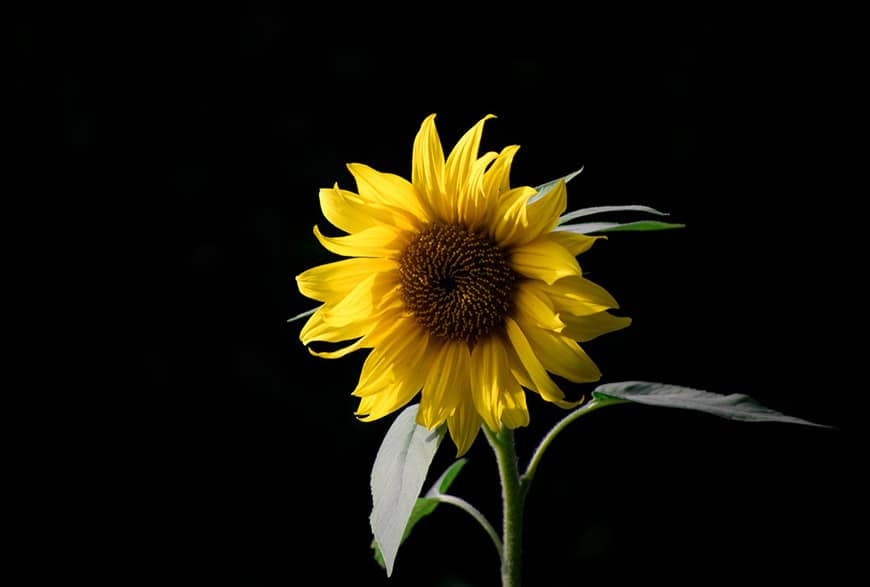
#> input picture Assignment_06/image1.jpg, 870 x 587 px
$ jupyter execute Maity,Rohit_Goutam_Assignment06.ipynb
#> lines starting #> are read from the running program, lines starting #| are printed output that depends on the picture; after the words box and inside, x2 and y2 are one past the last pixel; in counts of white or black regions, pixels touching at a corner belong together
# Part 1 – Erosion and Dilation

For each image, do the following main steps:

a) Read the image, convert to grayscale and display it.

b) Convert the image to binary using a mean-intensity threshold.

c) Chose a fixed structuring element (SE). You can use anything that you would like to try.

d) Use the SE from step c to apply twice an Erosion operation on the binary image from step b.

e) Use the SE from step c to apply twice a Dilation operation on the binary image from step b.

f) Compute and display the difference between the images from step d and step e.

g) In the report, analyze the differences between these images.

For every input image (you have 3 inputs, see Data), you must show: the input image, the grayscale image, binary image, binary image after two erosions, binary image after two dilations, and difference image.

[cell 1]
import cv2
import numpy as np
import matplotlib.pyplot as plt

# Image file names (Ensure these images exist in the working directory)
image_paths = ['image1.jpg', 'image2.jpg', 'image3.jpg']
titles = ['Light Object on Dark BG', 'Dark Object on Light BG', 'Random Image']

# Structuring Element (SE)
kernel = np.ones((3,3), np.uint8)  # 3x3 Square Kernel

# Display Original Images First
fig, ax = plt.subplots(1, 3, figsize=(15, 5))
for idx, img_path in enumerate(image_paths):
    img = cv2.imread(img_path)
#> img is the input picture: shape (587, 870, 3); mean B, G, R 6.4, 21.4, 25.5
    ax[idx].imshow(cv2.cvtColor(img, cv2.COLOR_BGR2RGB))
    ax[idx].set_title(f"Original Image {idx+1}")
    ax[idx].axis("off")
#> pass 2 of the loop `for idx, img_path in enumerate(image_paths):`:
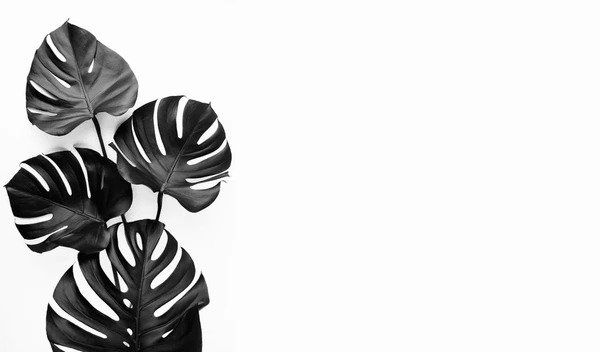
#> input picture Assignment_06/image2.jpg, 600 x 352 px
#> img is the input picture: shape (352, 600, 3); min 0, max 255, mean 213.7

plt.show()

# Process Each Image According to the Assignment Steps
for idx, img_path in enumerate(image_paths):
    # Step a: Read the image and convert to grayscale
    img = cv2.imread(img_path)
    gray = cv2.cvtColor(img, cv2.COLOR_BGR2GRAY)
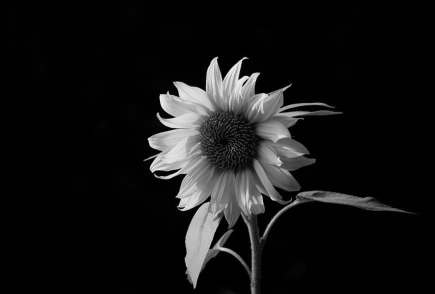
#> gray: shape (587, 870) (shown at 1/2 size); min 0, max 246, mean 20.9

    # Step b: Convert to binary using mean thresholding
    _, binary = cv2.threshold(gray, np.mean(gray), 255, cv2.THRESH_BINARY)
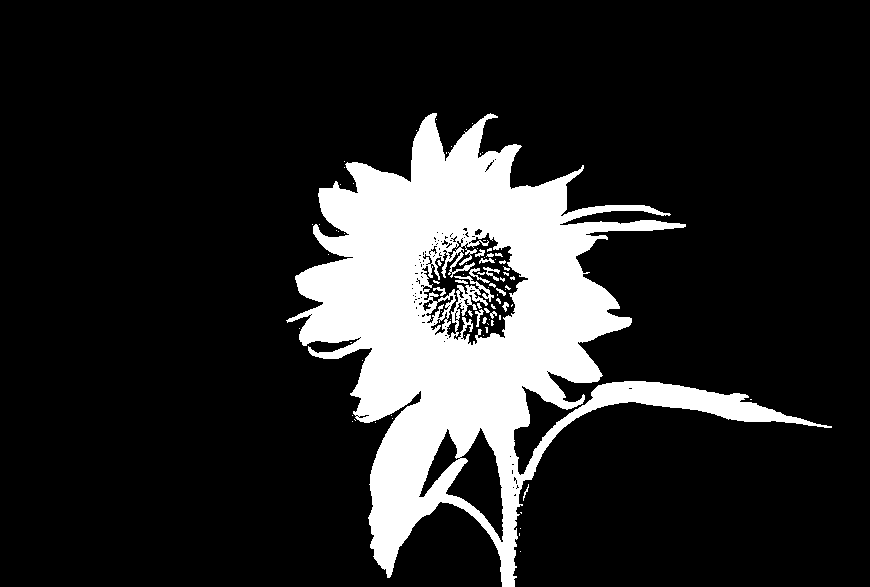
#> binary: shape (587, 870); 15.8% white; 85 white regions (69 under 20 px), largest, box (x1, y1, x2, y2) and area: (286, 113, 832, 587) 79502, (483, 267, 500, 281) 87, (469, 268, 490, 283) 84

    # Step d: Apply Erosion Twice
    eroded = cv2.erode(binary, kernel, iterations=2)
#> eroded: shape (587, 870); 12.7% white; 13 white regions (10 under 20 px), largest, box (x1, y1, x2, y2) and area: (298, 116, 678, 587) 61123, (518, 383, 802, 483) 3442, (415, 284, 419, 291) 22

    # Step e: Apply Dilation Twice
    dilated = cv2.dilate(binary, kernel, iterations=2)
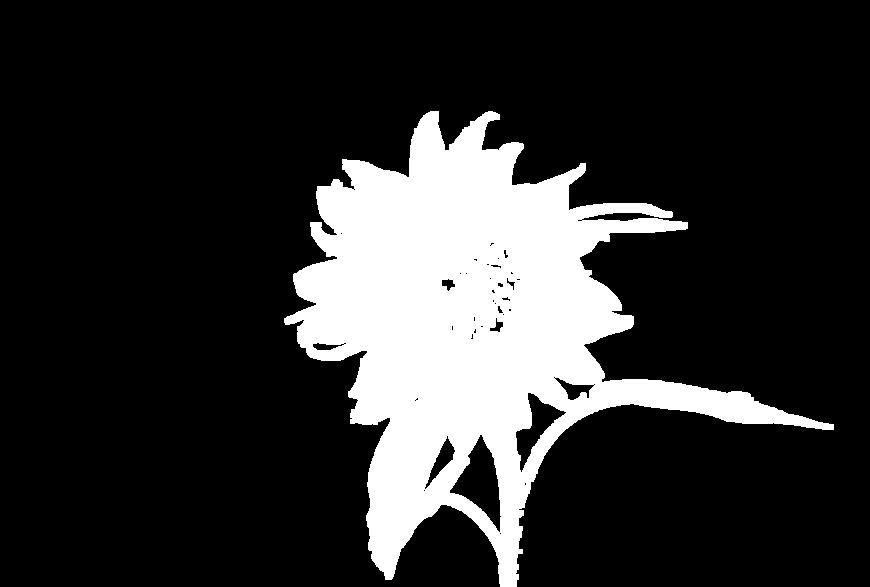
#> dilated: shape (587, 870); 18.7% white; 1 white region, box (x1, y1, x2, y2) and area: (284, 111, 834, 587) 95395

    # Step f: Compute the difference between dilated and eroded images
    diff = cv2.absdiff(dilated, eroded)
#> diff: shape (587, 870); 6% white; 5 white regions, box (x1, y1, x2, y2) and area: (284, 111, 834, 587) 18533, (410, 226, 530, 347) 9796, (417, 426, 505, 544) 2275, (483, 157, 498, 174) 134, (627, 386, 634, 391) 35

    # Display Results in Order
    fig, ax = plt.subplots(1, 6, figsize=(18, 5))
    ax[0].imshow(cv2.cvtColor(img, cv2.COLOR_BGR2RGB))
    ax[0].set_title("Original Image")
    ax[0].axis("off")

    ax[1].imshow(gray, cmap='gray')
    ax[1].set_title("Grayscale")
    ax[1].axis("off")

    ax[2].imshow(binary, cmap='gray')
    ax[2].set_title("Binary Image")
    ax[2].axis("off")

    ax[3].imshow(eroded, cmap='gray')
    ax[3].set_title("Eroded (2x)")
    ax[3].axis("off")

    ax[4].imshow(dilated, cmap='gray')
    ax[4].set_title("Dilated (2x)")
    ax[4].axis("off")

    ax[5].imshow(diff, cmap='gray')
    ax[5].set_title("Difference")
    ax[5].axis("off")

    plt.suptitle(f"Results for {titles[idx]}")
    plt.show()
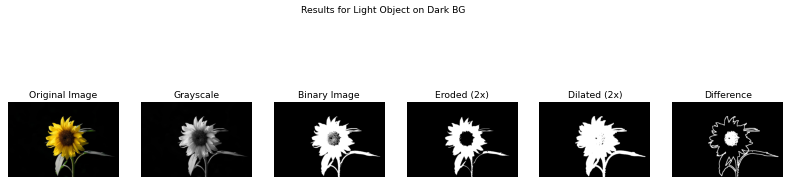
#> figure drawn by matplotlib, 6 panels
#> pass 2 of the loop `for idx, img_path in enumerate(image_paths):`:
#> gray: shape (352, 600)
#> `_, binary = cv2.threshold(gray, np.mean(gray), 255, cv2.THRESH_BINARY)`:
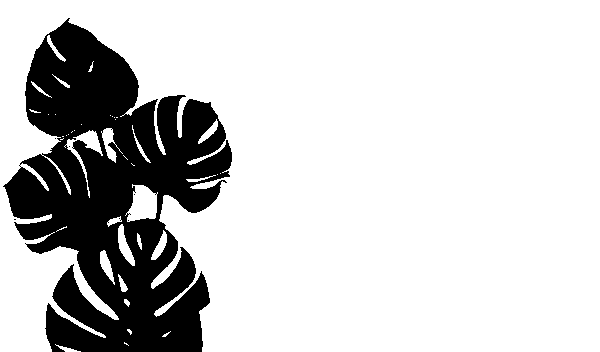
#> binary: shape (352, 600); 79.9% white; 7 black regions (6 under 20 px), largest, box (x1, y1, x2, y2) and area: (3, 18, 232, 352) 42344

## Results and Analysis

## Image 1: Light Object on Dark Background (Sunflower)

Erosion Effect: The edges of the sunflower shrank, with thin structures (petals) disappearing.

Dilation Effect: The petals regained their structure, and the overall shape expanded.

Difference Image: Highlights the removed fine details due to erosion and the added regions due to dilation.

## Image 2: Dark Object on Light Background (Leaf)

Erosion Effect: The fine edges of the leaf were lost, making the object appear smaller.

Dilation Effect: The leaf expanded, covering areas that were eroded earlier.

Difference Image: Displays the contrast between removed details and recovered areas.

## Image 3: Random Image with Contrasting Background (Flowers)

Erosion Effect: Small details such as flower edges and stems were removed.

Dilation Effect: The petals became thicker and more connected.

Difference Image: Highlights the significant changes in edge regions.

## Conclusion

Erosion: Helps in removing noise and breaking small connections between objects, but excessive erosion can lead to loss of important structures.

Dilation: Restores and enhances the shapes of objects, filling small gaps and expanding edges.

### Difference Image:
Provides insight into how much change occurs between these two transformations, helping in analyzing image features.

These experiments demonstrate the importance of morphological operations in preprocessing tasks such as noise removal, segmentation, and feature enhancement.

## References

All images used in this report were from royalty-free sources on the internet.

The implementations were performed using OpenCV and NumPy in Python.

# Part 2 – Opening and Closing

For each image, do the following main steps:

a) Read the image, convert to grayscale and display it.

b) Convert the image to binary using a mean-intensity threshold.

c) Chose a fixed structuring element (SE). You can use anything that you would like to try.

d) Use the SE from step c to apply twice an Opening operation on the binary image from step b.

e) Use the SE from step c to apply twice a Closing operation on the binary image from step b.

f) Compute and display the difference between the images from step d and step e.

g) In the report, analyze the differences between these images.

For every input image (you have 3 inputs, see Data), you must show: the input image, the grayscale image, binary image, binary image after two erosions, binary image after two dilations, and difference image.

[cell 2]
import cv2
import numpy as np
import matplotlib.pyplot as plt

# Image file names
image_paths = ['image1.jpg', 'image2.jpg', 'image3.jpg']
titles = ['Light Object on Dark BG', 'Dark Object on Light BG', 'Random Image']

# Structuring Element (SE)
kernel = np.ones((3,3), np.uint8)  # 3x3 Square Kernel

# Display Original Images First
fig, axes = plt.subplots(1, 3, figsize=(15, 5))
for idx, img_path in enumerate(image_paths):
    img = cv2.imread(img_path)
    axes[idx].imshow(cv2.cvtColor(img, cv2.COLOR_BGR2RGB))
    axes[idx].set_title(f"Original Image {idx+1}", fontsize=12, fontweight='bold')
    axes[idx].axis("off")
#> pass 2 of the loop `for idx, img_path in enumerate(image_paths):`:

plt.tight_layout()
plt.show()
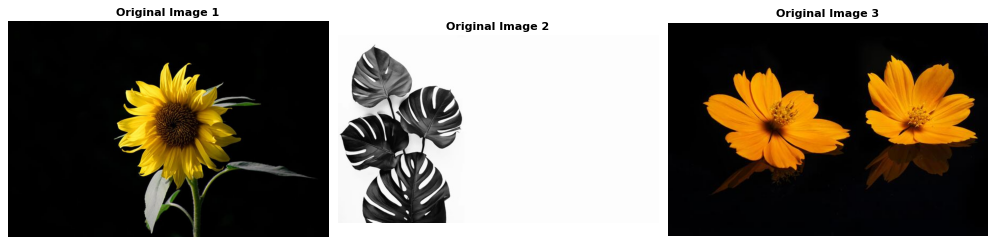
#> figure drawn by matplotlib, 3 panels

# Process Each Image
for idx, img_path in enumerate(image_paths):
    # Step a: Read the image and convert to grayscale
    img = cv2.imread(img_path)
    gray = cv2.cvtColor(img, cv2.COLOR_BGR2GRAY)

    # Step b: Convert to binary using mean thresholding
    _, binary = cv2.threshold(gray, np.mean(gray), 255, cv2.THRESH_BINARY)

    # Step d: Apply Opening (Erosion + Dilation) Twice
    opened = cv2.morphologyEx(binary, cv2.MORPH_OPEN, kernel, iterations=2)
#> opened: shape (587, 870); 14.9% white; 6 white regions, box (x1, y1, x2, y2) and area: (296, 114, 804, 587) 75790, (440, 245, 446, 250) 30, (487, 114, 492, 119) 25, (464, 294, 469, 299) 25, (431, 304, 436, 309) 25, (303, 312, 308, 317) 25

    # Step e: Apply Closing (Dilation + Erosion) Twice
    closed = cv2.morphologyEx(binary, cv2.MORPH_CLOSE, kernel, iterations=2)
#> closed: shape (587, 870); 16.6% white; 2 white regions (1 under 20 px), largest, box (x1, y1, x2, y2) and area: (286, 113, 832, 587) 84998

    # Step f: Compute the difference between closing and opening
    diff = cv2.absdiff(closed, opened)
#> diff: shape (587, 870); 1.8% white; 112 white regions (83 under 20 px), largest, box (x1, y1, x2, y2) and area: (413, 228, 515, 345) 6973, (513, 477, 529, 507) 171, (566, 394, 589, 414) 113

    # Display Results
    fig, axes = plt.subplots(2, 3, figsize=(15, 8))

    images = [gray, binary, opened, closed, diff]
    titles_sub = ["Grayscale", "Binary Image", "Opened (2x)", "Closed (2x)", "Difference"]

    # Show original image separately
    axes[0, 0].imshow(cv2.cvtColor(img, cv2.COLOR_BGR2RGB))
    axes[0, 0].set_title("Original Image", fontsize=12, fontweight='bold')
    axes[0, 0].axis("off")

    # Display transformations
    for j in range(5):
        row, col = (0, j+1) if j < 2 else (1, j-2)  # Arrange layout properly
        axes[row, col].imshow(images[j], cmap='gray')
        axes[row, col].set_title(titles_sub[j], fontsize=12, fontweight='bold')
        axes[row, col].axis("off")

    plt.suptitle(f"Results for {titles[idx]}", fontsize=14, fontweight='bold', y=1.02)
    plt.tight_layout()
    plt.show()
#> pass 2 of the loop `for idx, img_path in enumerate(image_paths):`:

## Results and Analysis

## Image 1: Light Object on Dark Background (Sunflower)

Opening Effect: Removed small white noise around the petals while keeping the main shape intact.

Closing Effect: Filled small gaps in the flower structure, making the petals appear more connected.

Difference Image: Highlights noise removal from Opening and filled areas from Closing.

## Image 2: Dark Object on Light Background (Leaf)

Opening Effect: Thin noise spots around the leaf edges were removed.

Closing Effect: Small gaps inside the leaf structure were filled.

Difference Image: Displays the contrast between the refined edges (Opening) and filled gaps (Closing).

## Image 3: Random Image with Contrasting Background (Flowers)

Opening Effect: Reduced small noise around flower edges and thin stems.

closing Effect: Strengthened the connectivity of petals and stems.

## Difference Image:

Highlights the regions where noise was removed and filled.

## Conclusion

Opening: Effective for removing noise but may result in loss of fine details.

Closing: Helps in filling gaps and ensuring object continuity.

## Difference Image:

Helps visualize how these transformations modify image structures.

Both operations play a crucial role in preprocessing tasks like segmentation and feature extraction.

# Part 3 – Boundary Extraction

Boundary extraction of an image I, β(I), can be performed by eroding I with a structuring element B and then subtracting the eroded image from I: β(I) = I – (I ɵ B).

For each image, do the following main steps:

a) Read the image, convert to grayscale and display it.

b) Convert the image to binary using a mean-intensity threshold.

c) Create structuring element B using a disk (ellipse) of 5x5 pixels.

d) Use the structuring element to do boundary extraction as described above, and display your results.

e) Extract edges from the grayscale image using Canny and show your results. You might need to fine-tune the parameters of Canny for best results.

f) In the report, analyze the differences between these images.

For every input image (you have 3 inputs, see Data), you must show: the input image, the grayscale image, binary image, the eroded image, the boundary image, and the results for canny edge detection.

[cell 3]
import cv2
import numpy as np
import matplotlib.pyplot as plt

# Image file names
image_paths = ['image1.jpg', 'image2.jpg', 'image3.jpg']
titles = ['Light Object on Dark BG', 'Dark Object on Light BG', 'Random Image']

# Create a 5x5 elliptical (disk) structuring element
kernel = cv2.getStructuringElement(cv2.MORPH_ELLIPSE, (5,5))

# Display Original Images First
fig, axes = plt.subplots(1, 3, figsize=(15, 5))
for idx, img_path in enumerate(image_paths):
    img = cv2.imread(img_path)
    axes[idx].imshow(cv2.cvtColor(img, cv2.COLOR_BGR2RGB))
    axes[idx].set_title(f"Original Image {idx+1}", fontsize=12, fontweight='bold')
    axes[idx].axis("off")
#> pass 2 of the loop `for idx, img_path in enumerate(image_paths):`:

plt.tight_layout()
plt.show()

# Process Each Image
for idx, img_path in enumerate(image_paths):
    # Step a: Read the image and convert to grayscale
    img = cv2.imread(img_path)
    gray = cv2.cvtColor(img, cv2.COLOR_BGR2GRAY)

    # Step b: Convert to binary using mean thresholding
    _, binary = cv2.threshold(gray, np.mean(gray), 255, cv2.THRESH_BINARY)

    # Step d: Apply Erosion for Boundary Extraction
    eroded = cv2.erode(binary, kernel, iterations=1)
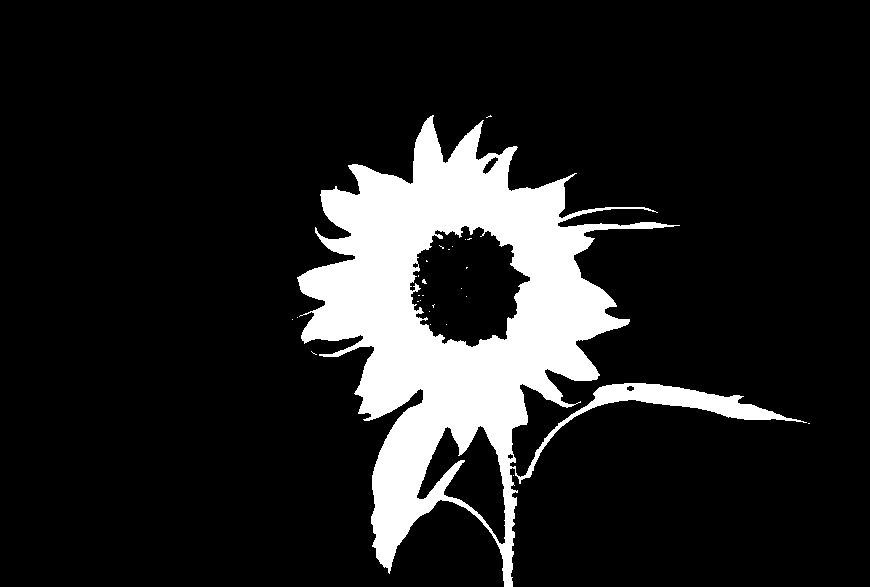
#> eroded: shape (587, 870); 13.1% white; 26 white regions (25 under 20 px), largest, box (x1, y1, x2, y2) and area: (297, 115, 807, 587) 66692
    boundary = cv2.subtract(binary, eroded)
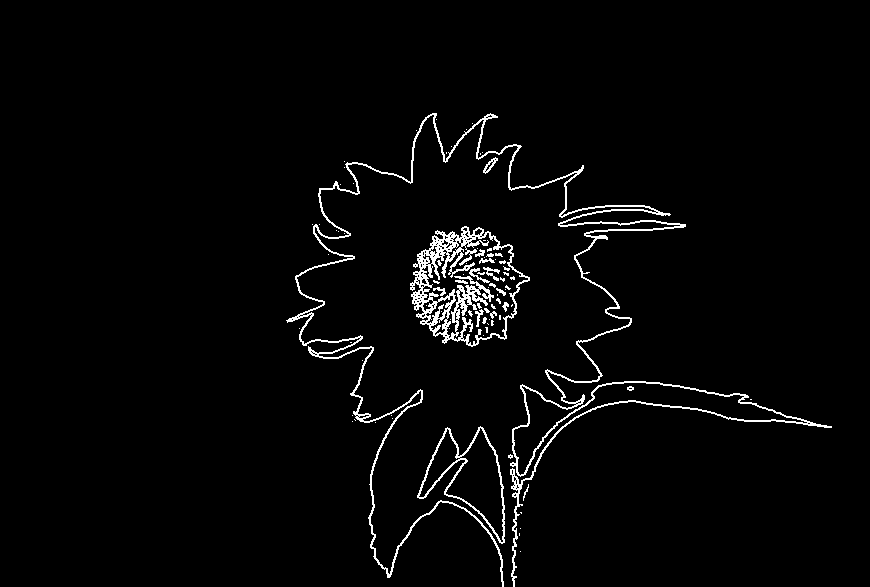
#> boundary: shape (587, 870); 2.7% white in thin lines or dots, all inside (x1, y1, x2, y2) = (286, 113, 832, 587)

    # Step e: Apply Canny Edge Detection (Tuning the thresholds)
    edges = cv2.Canny(gray, 50, 150)  # Adjust values for best results
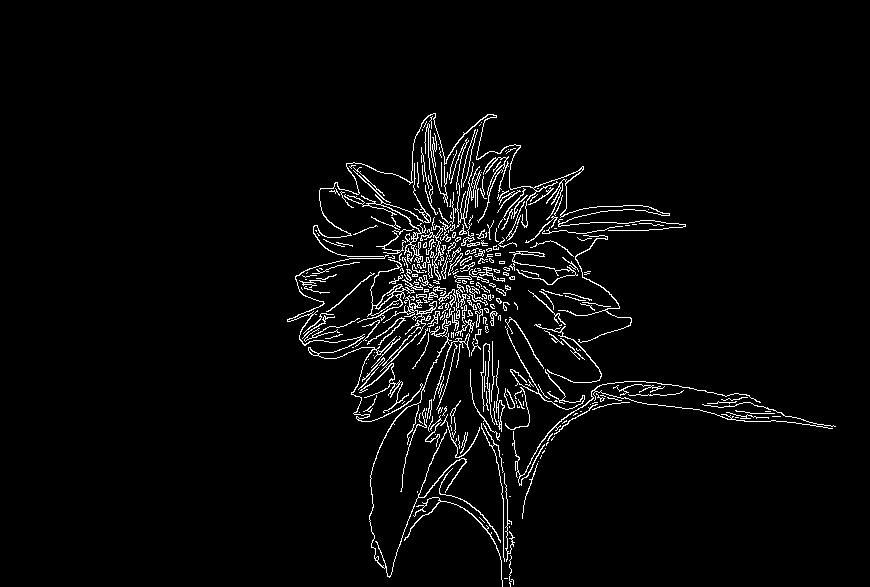
#> edges: shape (587, 870); 3.3% white in thin lines or dots, all inside (x1, y1, x2, y2) = (287, 113, 836, 587)

    # Display Results
    fig, axes = plt.subplots(2, 3, figsize=(15, 8))

    images = [gray, binary, eroded, boundary, edges]
    titles_sub = ["Grayscale", "Binary Image", "Eroded Image", "Boundary Extraction", "Canny Edge Detection"]

    # Show original image separately
    axes[0, 0].imshow(cv2.cvtColor(img, cv2.COLOR_BGR2RGB))
    axes[0, 0].set_title("Original Image", fontsize=12, fontweight='bold')
    axes[0, 0].axis("off")

    # Display transformations
    for j in range(5):
        row, col = (0, j+1) if j < 2 else (1, j-2)  # Arrange layout properly
        axes[row, col].imshow(images[j], cmap='gray')
        axes[row, col].set_title(titles_sub[j], fontsize=12, fontweight='bold')
        axes[row, col].axis("off")

    plt.suptitle(f"Results for {titles[idx]}", fontsize=14, fontweight='bold', y=1.02)
    plt.tight_layout()
    plt.show()
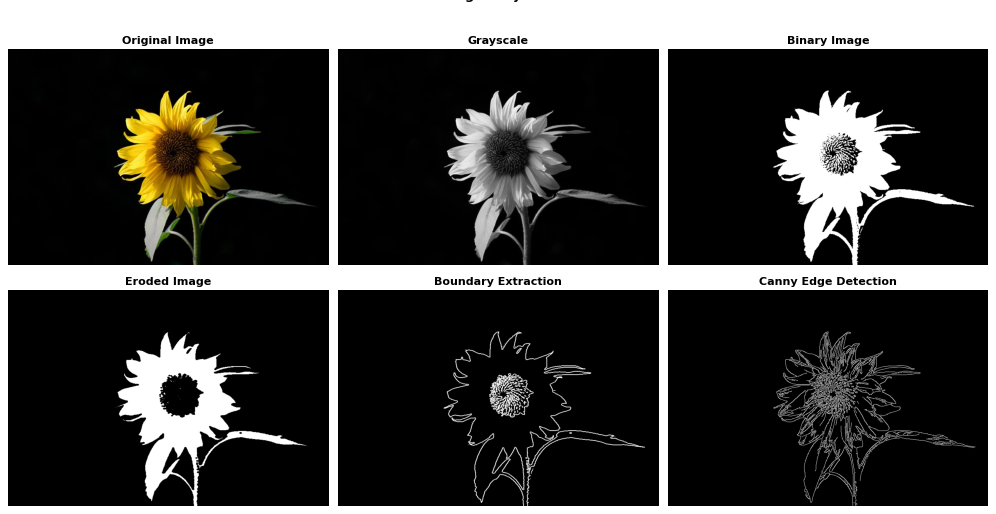
#> figure drawn by matplotlib, 6 panels
#> pass 2 of the loop `for idx, img_path in enumerate(image_paths):`:
#> `edges = cv2.Canny(gray, 50, 150)`:
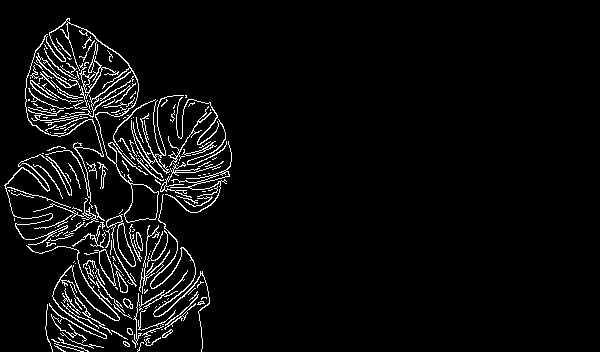
#> edges: shape (352, 600); 4.8% white in thin lines or dots, all inside (x1, y1, x2, y2) = (4, 18, 232, 352)
